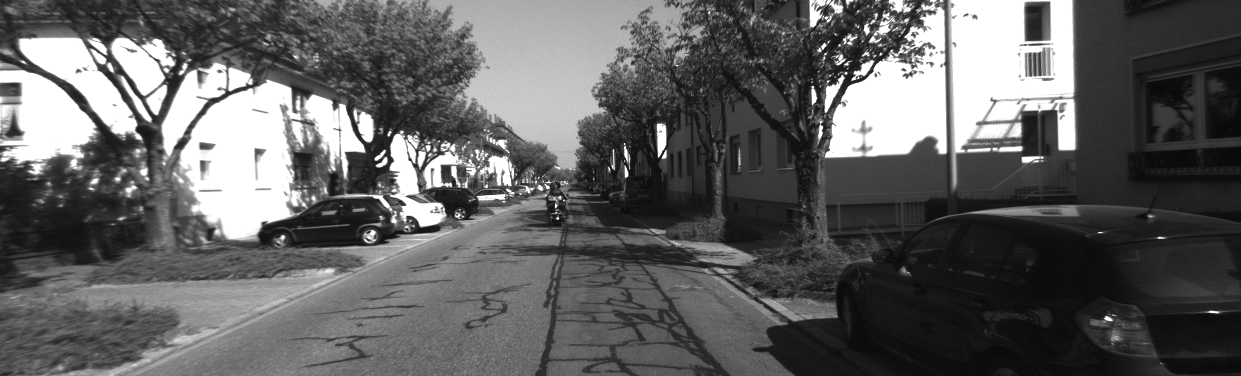
#> input picture Week 9 Visual odometry/Week 9 project/left/0000000005.png, 1241 x 376 px; its folder holds 4 pictures in this run
$ jupyter execute VO.ipynb
#> lines starting #> are read from the running program, lines starting #| are printed output that depends on the picture
## Week 11-12 Visual odometry

Visual odometry/ motion estimation from cameras, using the 2D-3D algorithm. Will estimate E-matrices, triangulate 3D landmarks and use PnP to fix poses to positions.

[cell 1]
import numpy as np
import matplotlib.pyplot as plt
import glob
import cv2

[cell 2]
#Load the camera matrix
K = np.array([[7.188560e+02, 0.000000e+00, 6.071928e+02],
              [0, 7.188560e+02, 1.852157e+02],
              [0, 0, 1]])

baseline = 0.54
# NB ! I do not use the baseline, so my solution is only accurate "up to scale".
# This is why I have to scale my result in the end :D

[cell 3]
# Load images
ext = ['png', 'jpg', 'gif'] # filetypes
imdir = "exam_data/Question_32/left/"
files = []
[files.extend(glob.glob(imdir + '*.' + e)) for e in ext]
images = [cv2.cvtColor(cv2.imread(file), cv2.COLOR_RGB2GRAY) for file in files]
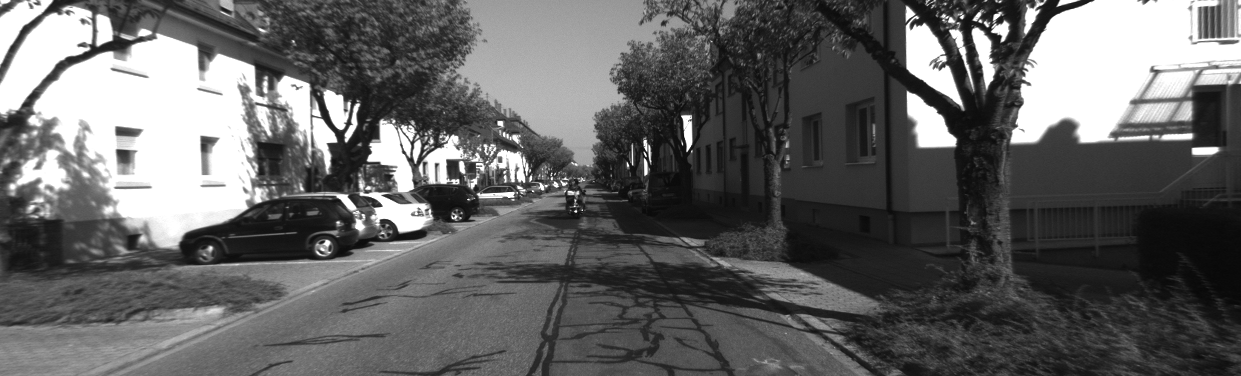
#> input picture Week 9 Visual odometry/Week 9 project/left/0000000011.png, 1241 x 376 px
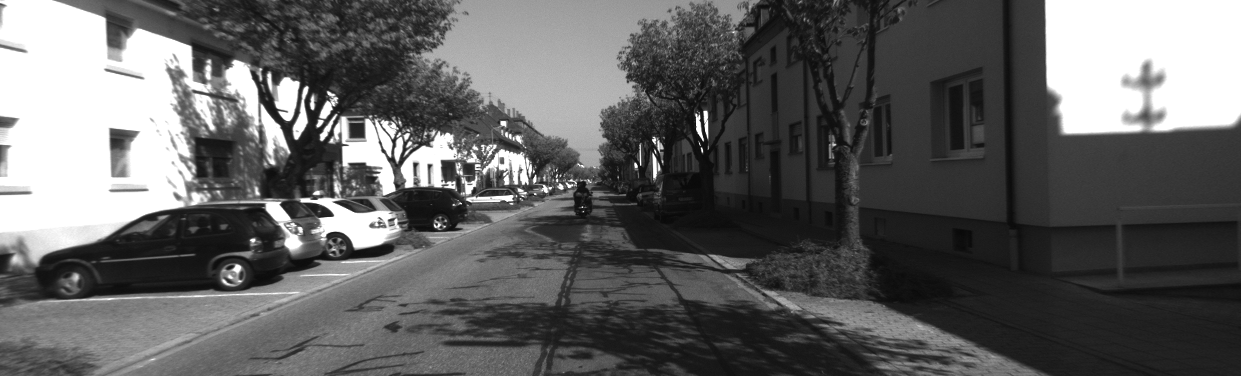
#> input picture Week 9 Visual odometry/Week 9 project/left/0000000016.png, 1241 x 376 px
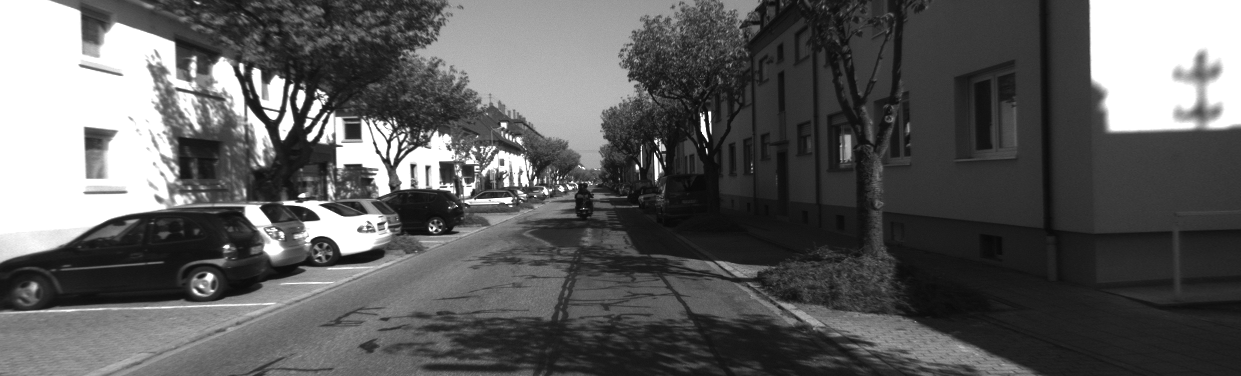
#> input picture Week 9 Visual odometry/Week 9 project/left/0000000017.png, 1241 x 376 px
#> images = 4 items

## Look at some images
im0, im1, im2 = images[0], images[1], images[2]
fig, axs = plt.subplots(nrows=1, ncols=3, figsize=(24, 14))
axs[0].imshow(im0, cmap="gray")
axs[1].imshow(im1, cmap="gray")
axs[2].imshow(im2, cmap="gray");
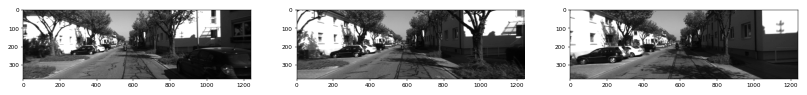
#> figure drawn by matplotlib, 3 panels

[cell 4]
# See all images
for i in range(len(images)):
    """
    Loopy doopy.
    """
    cv2.imshow("video", images[i])
    cv2.waitKey(100)
    if cv2.waitKey(1) & 0xFF == ord('q'): #stop on q
        break
#> this loop made 1 pass; (key q is pressed on pass 1)

cv2.destroyAllWindows()

#### Exercise 11.1 SIFT features and matching

Find SIFT keypoints (kp0, kp1, kp2) in all three images and compute their corresponding descriptors (des0, des1, des2).\
(For speed reasons, you can limit the number of SIFT features to 2000.)

Convert the features to numpy arrays of 2D points\
```kp = np.array([k.pt for k in kp])```

Match the SIFT features between im0 and im1 (matches01), and between im1 and im2 (matches12).\
Convert the matches to numpy arrays of the indices\
```matches = np.array([(m.queryIdx, m.trainIdx) for m in matches]).```

[cell 5]
def filter_points(Q, tx=100, ty=100, tz=100):
    Q = Q[:, np.abs(Q[0, :]) < tx]
    Q = Q[:, np.abs(Q[1, :]) < ty]
    Q = Q[:, np.abs(Q[2, :]) < tz]
    return Q

def get_all_sift(gray, nfeatures=1999):
    """
    Get stuff
    """
#> called with nfeatures = 1999
    sift = cv2.SIFT_create(nfeatures=nfeatures)

    kp, desc = sift.detectAndCompute(gray, None) #Keypoints and descriptors
#> kp = 1999 keypoints; strongest (x, y, size): (557, 218, 1.8), (556, 206, 1.9), (854, 79, 2.3), (824, 46, 3)

    point = np.array([k.pt for k in kp]).astype(np.int32)
#> point = 1999 pairs, first value 2 to 1159, second value 2 to 370

    return point, kp, desc

def match_sift(des1, des2, KNN_matcher=False):
    """
    Match stuff
    """
    bf = cv2.BFMatcher() #crossCheck=True
    if KNN_matcher:
        knn_matches = bf.knnMatch(des1, des2, k=2)
        # Ratio test!
        ratio_matches = []
        for m,n in knn_matches:
            if m.distance < 0.75*n.distance:
                ratio_matches.append(m)

        # Return the keypoint indexes of matches
        return np.array([(m.queryIdx, m.trainIdx) for m in ratio_matches])
    else:
        all_matches = bf.match(des1, des2)
        #sorted_matches = sorted(matches, key = lambda x:x.distance)
        return np.array([(m.queryIdx, m.trainIdx) for m in all_matches])

[cell 6]
point0, kp0, des0 = get_all_sift(im0)
#> point0 has the same summary as point in get_all_sift; kp0 has the same summary as kp in get_all_sift
point1, kp1, des1 = get_all_sift(im1)
#> in get_all_sift (call 2), `kp, desc = sift.detectAndCompute(gray, None)`: kp = 1999 keypoints; strongest (x, y, size): (1003, 30, 9.4), (931, 131, 25.4), (996, 16, 3.7), (1030, 15, 9.6)
#> point1 = 1999 pairs, first value 6 to 1235, second value 2 to 371; kp1 has the same summary as kp in get_all_sift
point2, kp2, des2 = get_all_sift(im2)
#> in get_all_sift (call 3), `kp, desc = sift.detectAndCompute(gray, None)`: kp = 1999 keypoints; strongest (x, y, size): (636, 165, 2.7), (705, 113, 3.4), (312, 106, 3.8), (323, 136, 4.7)
#> point2 = 1999 pairs, first value 4 to 1225, second value 2 to 372; kp2 has the same summary as kp in get_all_sift
point0.shape, point1.shape, point2.shape

[cell 7]
matches01 = match_sift(des0, des1) #, KNN_matcher=True)
#> in match_sift, `all_matches = bf.match(des1, des2)`: all_matches = 1999 matches
#> matches01 = 1999 pairs, first value 0 to 1998, second value 2 to 1998
matches12 = match_sift(des1, des2) #, KNN_matcher=True)
#> matches12 = 1999 pairs, first value 0 to 1998, second value 0 to 1996
matches01.shape, matches12.shape

[cell 8]
## Look at some images
im0, im1, im2 = images[0], images[1], images[2]
fig, axs = plt.subplots(nrows=1, ncols=3, figsize=(14, 4))
axs[0].imshow(im0, cmap="gray")
axs[0].scatter(point0[:, 0], point0[:, 1], s=2, c="r")
axs[1].imshow(im1, cmap="gray")
axs[1].scatter(point1[:, 0], point1[:, 1], s=2, c="r")
axs[2].imshow(im2, cmap="gray")
axs[2].scatter(point2[:, 0], point2[:, 1], s=2, c="r");
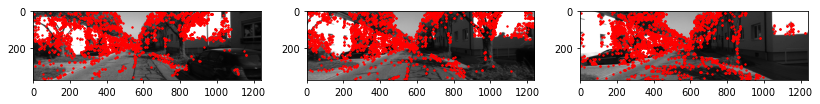
#> figure drawn by matplotlib, 3 panels

#### EX 11.2 Essential matrix

Estimate the essential matrix between im0 and im1 with RANSAC. You can use the OpenCV \
function cv2.findEssentialMat to do this.

***NB*** The function expects the points in the correct/ matching order.

[cell 9]
E01, Emask01 = cv2.findEssentialMat(point0[matches01[:, 0], :], point1[matches01[:, 1], :], K, method=cv2.RANSAC,
                           #prob=0.999, threshold=..., maxIters=...
                           )
#> E01 = [[-0.0201, -0.706, -0.0303], [0.706, -0.0208, 0.0123], [0.0319, 0.00262, 0.000707]]; Emask01 = 1999 values, max 1 at index 0, min 0 at index 1, mean 0.098
#> (the rest of the program and of its run is left out)
